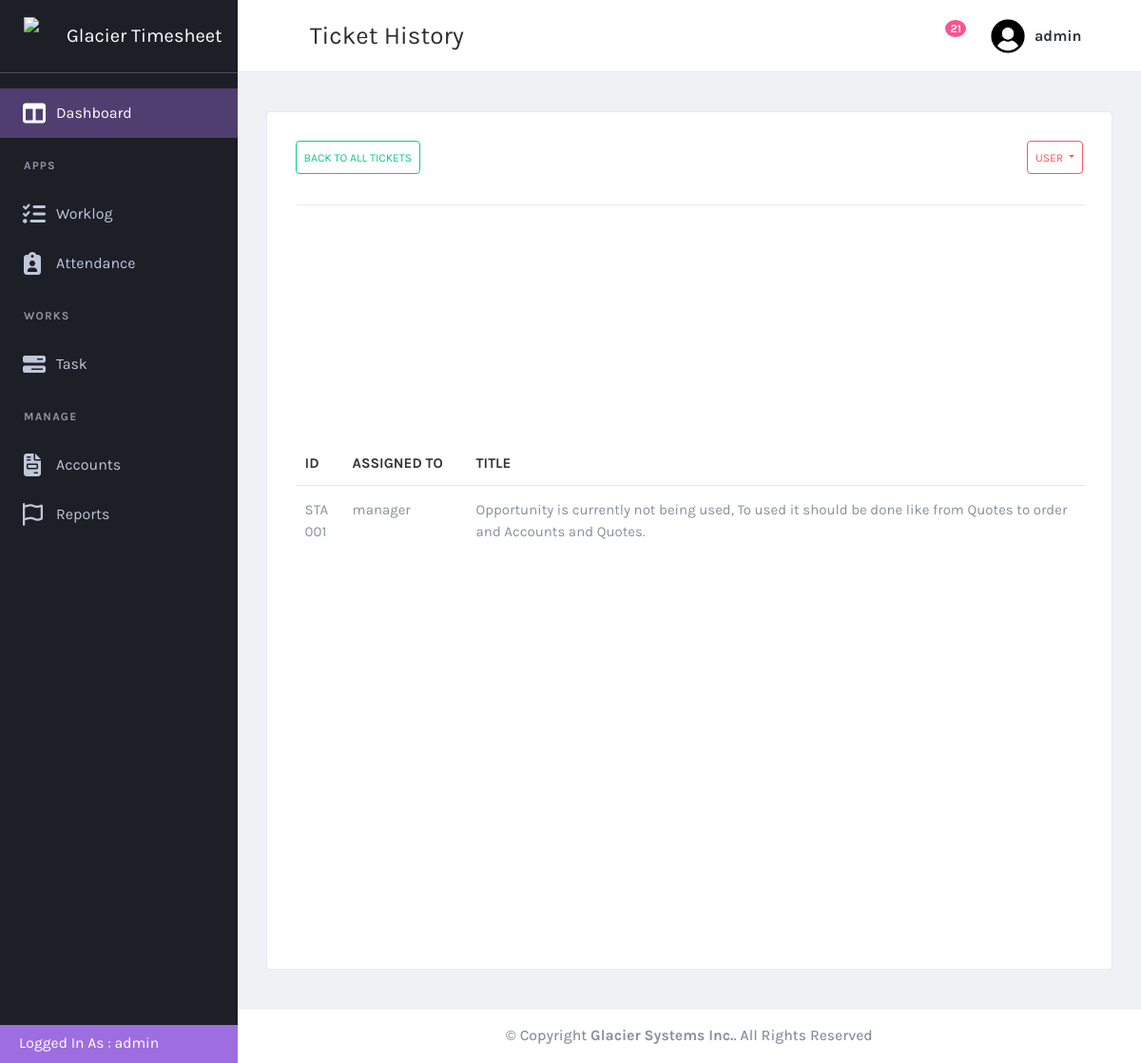
/task/taskhistory/ (signed in), run on the app's committed database.
### task/models.py (models this page shows, shortened)
class ticket(models.Model):
    ticket_id = models.CharField(max_length = 200, null = False)
    ticket_title = models.CharField(max_length=200, null=False)
    customer = models.ForeignKey(customer, on_delete=models.CASCADE, null=True)
    ticket_type = models.ForeignKey(ticket_type, on_delete=models.CASCADE, null=True)
    date_opened = models.DateField(null=True)
    priority = models.ForeignKey(priority_type, on_delete=models.CASCADE, null = True)
    assigned_to = models.ManyToManyField(User, related_name="assigned_tickets")  # Allow multiple users
    last_updated = models.DateTimeField(null=True)
    last_updated_by = models.ForeignKey(User, on_delete=models.CASCADE, null = True, related_name="last_updated_by")
    state = models.ForeignKey(state, on_delete=models.CASCADE, null=True)
    operational_notes = models.CharField(max_length=200, null=True)
    closed_date = models.DateField(null=True)
    solution = models.TextField(max_length=500 )

### task/views.py (the view)
# urls.py: path('taskhistory/', views.taskhistory, name ="taskhistory"),
@login_required
def taskhistory(request):
    users = User.objects.all()
    completed_state = get_object_or_404(state, state_name = "Completed")
    tasks = ticket.objects.filter(state = completed_state)
    return render(request, "taskhistory.html", {"tasks": tasks, "users": users})

### customer/models.py (called while the page is built)
  def __str__(self):
    return self.name

### task/templates/taskhistory.html (shortened to what this page needs)
{% extends "base.html" %}
{% load static %}
{% block page-title %}Ticket History{% endblock page-title %}
{% block content %}
    <div class="content-wrapper">
        <div class="content">
            <div class="card card-default">
                <div class="card-header">
                    <a href = "{% url 'task' %}" class="btn btn-outline-success small-btn d-flex justify-content-center align-items-center text-center" >
                        Back to All Tickets
                    </a>
                    <div class="btn-group " role="group" aria-label="Basic example" {% if not request.user.is_staff %}hidden{% endif %}>
                        <button type="button" class="btn btn-outline-danger dropdown-toggle small-btn"   id="userbtnGroupDrop" data-toggle="dropdown" aria-haspopup="true" aria-expanded="false">
                            {% if selected_user %}
                                {{ selected_user.username }}
                            {% else %}
                                 User
                            {% endif %}
                        </button>
                    </div>
                </div>
                <div class="card-body">
                    <table id="productsTable" class="table table-hover table-product" style="width:100%">
                        <thead>
                          <tr class="column">
                            <th style="width: 50px;">ID&nbsp&nbsp</th>
                            <th style="width: 130px; word-wrap: break-word;" >Assigned To</th>
                            <th class = "title-column">Title&nbsp&nbsp&nbsp&nbsp&nbsp&nbsp&nbsp&nbsp</th>
                          </tr>
                        </thead>
                        <tbody>
                            {% for i in tasks %}
                                <tr onclick="window.location='{% url 'taskdetails' i.id%}'">
                                    <td>{{i.ticket_id}}</td>
                                    <td>
                                        {% for user in i.assigned_to.all %}
                                            {{ user.username }}{% if not forloop.last %}, {% endif %}
                                        {% endfor %}
                                    </td>
                                    <td>{{i.ticket_title}}</td>
                                </tr>
                            {% endfor %}
                          </tbody>
                      </table>
                  </div>
            </div>
        </div>
    </div>
{% endblock  %}

### templates/base.html (shortened to what this page needs)
{% load static %}
<!DOCTYPE html>
<html lang="en" dir="ltr">
  <head>
    <link href="{% static 'plugins/material/css/materialdesignicons.min.css' %}" rel="stylesheet" />
    <link href="{% static 'plugins/simplebar/simplebar.css' %}" rel="stylesheet" />
    <link href="{% static 'plugins/nprogress/nprogress.css' %}" rel="stylesheet" />
    <link href="{% static 'plugins/DataTables/DataTables-1.10.18/css/jquery.dataTables.min.css' %}" rel="stylesheet" />
    <link href="{% static 'plugins/jvectormap/jquery-jvectormap-2.0.3.css' %}" rel="stylesheet" />
    <link href="{% static 'plugins/daterangepicker/daterangepicker.css' %}" rel="stylesheet" />
    <link href="https://cdn.quilljs.com/1.3.6/quill.snow.css" rel="stylesheet">
    <link href="{% static 'plugins/toaster/toastr.min.css' %}" rel="stylesheet" />
    <link href="{% static 'plugins/prism/prism.css' %}" rel="stylesheet" />
    <link href="{% static 'plugins/select2/css/select2.min.css' %}" rel="stylesheet" />
    <link id="main-css-href" rel="stylesheet" href="{% static 'css/style.css' %}" />
  </head>
  <body class="navbar-fixed sidebar-fixed" id="body">
    <div class="wrapper">
      <aside class="left-sidebar sidebar-dark" id="left-sidebar">
        <div id="sidebar" class="sidebar sidebar-with-footer">
          <div class="app-brand">
            <a href="{% url 'dashboard' %}">
              <img src="{% static 'images/glacierlogo.png' %}" alt="Mono" height = 40px width = 40px >
              <span class="brand-name">Glacier Timesheet</span>
            </a>
          </div>
          <div class="sidebar-left" data-simplebar style="height: 100%;">
            <ul class="nav sidebar-inner" id="sidebar-menu">
                <li
                  class="active"
                  >
                  <a class="sidenav-item-link" href="{% url 'dashboard' %}">
                    <i class="fa-solid fa-table-columns"></i>
                    <span class="nav-text">Dashboard</span>
                  </a>
                </li>
                <li class="section-title">
                  Apps
                </li>
                <li
                  >
                  <a class="sidenav-item-link" href="#">
                    <i class="fa-solid fa-list-check"></i>
                    <span class="nav-text">Worklog</span>
                  </a>
                </li>
                <li  class="has-sub" >
                  <a class="sidenav-item-link" href="javascript:void(0)" data-toggle="collapse" data-target="#attendance"
                    aria-expanded="false" aria-controls="email">
                    <i class="fa-solid fa-clipboard-user"></i>
                    <span class="nav-text">Attendance</span> <b class="caret"></b>
                  </a>
                </li>
                <li class="section-title">
                  Works
                </li>
                <li  class="has-sub" >
                  <a class="sidenav-item-link" href="javascript:void(0)" data-toggle="collapse" data-target="#task"
                    aria-expanded="false" aria-controls="email">
                    <i class="fa-solid fa-bars-progress"></i>
                    <span class="nav-text">Task</span> <b class="caret"></b>
                  </a>
                </li>
                <li class="section-title">
                  Manage
                </li>
                <li  class="has-sub" >
                  <a class="sidenav-item-link" href="javascript:void(0)" data-toggle="collapse" data-target="#accounts"
                    aria-expanded="false" aria-controls="email">
                    <i class="fa-solid fa-file-invoice"></i>
                    <span class="nav-text">Accounts</span> <b class="caret"></b>
                  </a>
                </li>
                <li  class="has-sub" >
                  <a class="sidenav-item-link" href="javascript:void(0)" data-toggle="collapse" data-target="#reports"
                    aria-expanded="false" aria-controls="email">
                    <i class="fa-regular fa-flag"></i>
                    <span class="nav-text">Reports</span> <b class="caret"></b>
                  </a>
                </li>
              </ul>
          </div>
            <div class="sidebar-footer  " >
              <div class="sidebar-footer-content d-flex align-items-center p-4" style="height: 40px; ">
                  <p style="color:white;">Logged In As : {{user.username}}</P>
              </div>
            </div>
        </div>
      </aside>
      <div class="page-wrapper">
        <header class="main-header" id="header">
          <nav class="navbar navbar-expand-lg navbar-light" id="navbar">
            <button id="sidebar-toggler" class="sidebar-toggle">
            </button>
            <span class="page-title">{% block page-title %}Dashboard{% endblock page-title %}</span>
            <div class="navbar-right ">
              <ul class="nav navbar-nav">
                <li class="custom-dropdown">
                  <button class="notify-toggler custom-dropdown-toggler">
                    <span class="badge badge-xs rounded-circle">21</span>
                  </button>
                </li>
                <li class="dropdown user-menu">
                  <button class="dropdown-toggle nav-link" data-toggle="dropdown">
                    <img src="{% static 'images/usericon.png' %}" class="user-image rounded-circle" alt="User Image" />
                    <span class="d-none d-lg-inline-block">{{user.username}}</span>
                  </button>
                </li>
              </ul>
            </div>
          </nav>
        </header>
        {% block content %}
        {% endblock %}
        <footer class="footer mt-auto">
          <div class="copyright bg-white d-flex align-items-center justify-content-center">
            <p>
              &copy; Copyright <strong><span>Glacier Systems Inc.</span></strong>. All Rights Reserved
            </p>
          </div>
        </footer>
      </div>
    </div>
  </body>
</html>

### data on the page
ticket: ticket_id "STA001", ticket_title "Opportunity is currently not being used, To used it should be done like from Quotes to order and Accounts and Quotes."

### other printed values
{{ user.username }} "admin"
{{ user.username }} "manager"
